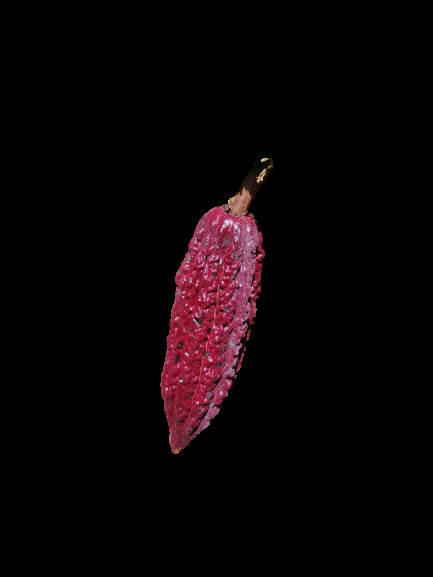
#> input picture Caracteristicas/12.jpg, 433 x 577 px
$ jupyter execute 'Detección de Colores en una imagen con OpenCV.ipynb'
#> lines starting #> are read from the running program, lines starting #| are printed output that depends on the picture; after the words box and inside, x2 and y2 are one past the last pixel; in counts of white or black regions, pixels touching at a corner belong together
# DETECCIÓN DE COLORES EN UNA IMAGEN CON OPENCV

##### *  Espectro Visible

[cell 1]
import cv2
import numpy as np
img=cv2.imread('12.jpg')
#> img is the input picture: shape (577, 433, 3); mean B, G, R 5.3, 3.7, 9.9

cv2.imshow('Imagen de entrada',img)

cv2.waitKey(0)
cv2.destroyAllWindows()

[cell 2]
import cv2
import numpy as np
img=cv2.imread('12.jpg')
imghsv = cv2.cvtColor(img,cv2.COLOR_BGR2HSV)
#> imghsv: shape (577, 433, 3); mean H, S, V 11.1, 11.7, 9.9


rojobajo = np.array([150,50,50],np.uint8)
rojoalto = np.array([180,255,255],np.uint8)
mascara1 = cv2.inRange(imghsv,rojobajo, rojoalto)
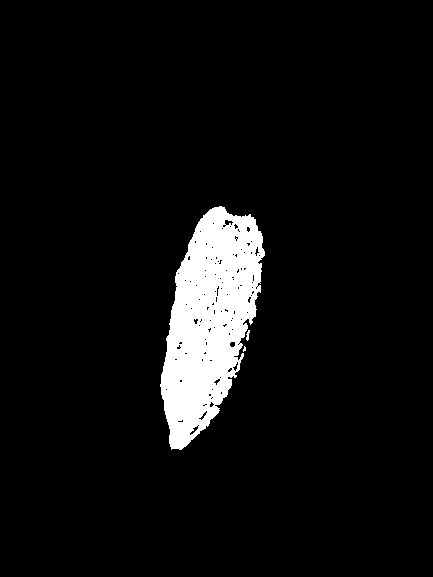
#> mascara1: shape (577, 433); 6.2% white; 3 white regions (1 under 20 px)


contornorojo,_ = cv2.findContours(mascara1,cv2.RETR_EXTERNAL,cv2.CHAIN_APPROX_SIMPLE)
#> contornorojo = 3 contours, 2 with area under 20; largest, box (x1, y1, x2, y2) and area: (160, 206, 265, 450) 15672
cont = 0

for c in contornorojo:
    area = cv2.contourArea(c)
    if (area > 1000):
        cont = cont + 1
        x,y,w,h = cv2.boundingRect(c)
        cv2.rectangle(img,(x,y),(x+w,y+h),(0,0,255),2)
        cv2.putText(img,str(cont),(x,y-5),cv2.FONT_HERSHEY_SIMPLEX,0.5,(0,0,255),2)
#> this loop made 3 passes
#> (area, cont, x, y, w, h) on pass 3: (15672.5, 1, 160, 206, 105, 244)
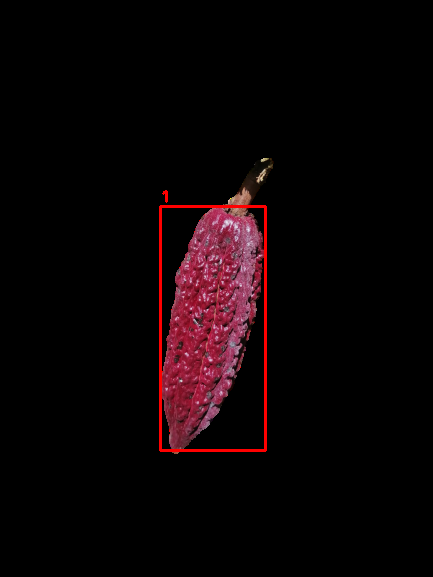
#> img: shape (577, 433, 3); 0.85% of pixels changed, all inside (x1, y1, x2, y2) = (159, 190, 267, 452)
#> after the loop, cont = 1


cv2.imshow('Imagen de entrada',img)
cv2.imshow('Imagen HSV',imghsv)
cv2.imshow('inRangea Rojo',mascara1)


cv2.waitKey(0)
cv2.destroyAllWindows()
